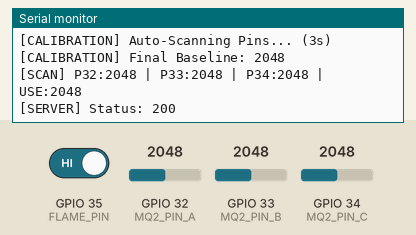
Bench run of a sketch on a simulated ESP32. Parts: the last lines printed to the serial monitor. Inputs (shaded band) come from the test bench; at power-on: GPIO 32 (MQ2_PIN_A) = 2048, GPIO 33 (MQ2_PIN_B) = 2048, GPIO 34 (MQ2_PIN_C) = 2048, GPIO 35 (FLAME_PIN) HIGH (analog values on the 0–4095 scale). WiFi joins after 1.5 s; servers stay silent unless stated; uploads are accepted with an empty reply.

Above: at 5.7 s.
5.8 s: GPIO 32 (MQ2_PIN_A) set to 2866
At 6.73 s:
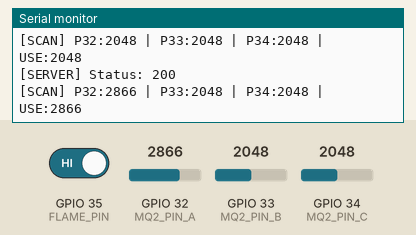
7.3 s: GPIO 33 (MQ2_PIN_B) set to 2866
At 8.73 s:
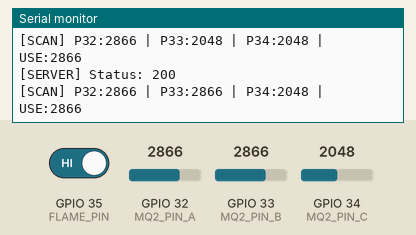
8.8 s: GPIO 34 (MQ2_PIN_C) set to 2866
At 9.3 s:
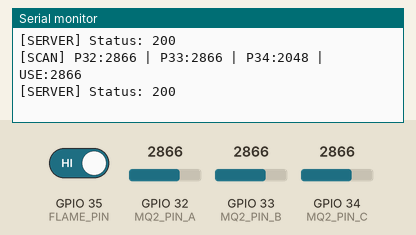
10.3 s: GPIO 32 (MQ2_PIN_A) set to 3603
At 11.6 s:
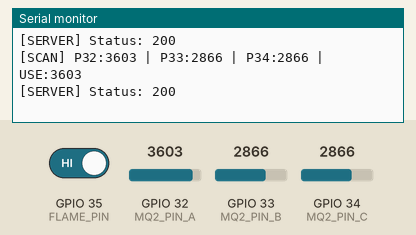
11.8 s: GPIO 33 (MQ2_PIN_B) set to 3603
At 13.2 s:
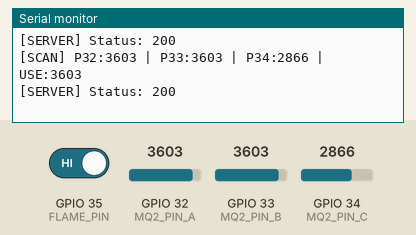
13.3 s: GPIO 34 (MQ2_PIN_C) set to 3603
At 15.6 s:
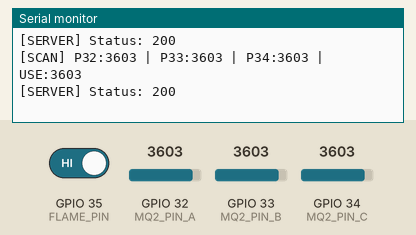
Timing chart, 0 to 15.8 s (numbered marks = the images above; inputs shaded):
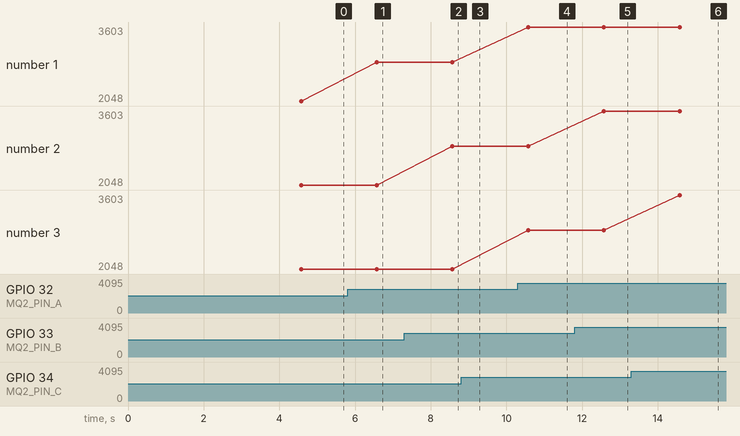

The sketch:

esp32_sensor_node.ino
```cpp
#include <WiFi.h>
#include <HTTPClient.h>

// ---------------- CONFIGURATION ---------------- //
const char* ssid = "saurabh";
const char* password = "12345678";

// Your server URL on port 3000
const String SERVER_URL = "http://172.20.194.160:3000/api/sensor-data";

// Hardware Pins
const int MQ2_PIN_A = 32;     // Analog Scan A
const int MQ2_PIN_B = 33;     // Analog Scan B
const int MQ2_PIN_C = 34;     // Analog Scan C
const int FLAME_PIN = 35;     // Digital Pin (Input Only)


// Timing Settings
const int UPDATE_INTERVAL = 2000;
unsigned long lastSendTime = 0;

int sensorBaseline = 0;
const int CALIBRATION_SAMPLES = 10; // 2s warmup
const int NOISE_SAMPLES = 10;       // Simple averaging (Jumper readings)


// ----------------------------------------------- //

void setup() {
  Serial.begin(115200);
  delay(1000);

  Serial.println("\n--- ESP32DEVKITV1 GAS MONITOR ---");
  analogSetAttenuation(ADC_11db);

  analogReadResolution(12);
  pinMode(FLAME_PIN, INPUT);

  connectWiFi();
  performCalibration();
}

void loop() {
  if (millis() - lastSendTime >= UPDATE_INTERVAL) {
    lastSendTime = millis();
    if (WiFi.status() == WL_CONNECTED) {
      sendSensorData();
    } else {
      connectWiFi();
    }
  }
}

void connectWiFi() {
  Serial.print("[WIFI] Connecting...");
  WiFi.begin(ssid, password);
  int attempts = 0;
  while (WiFi.status() != WL_CONNECTED && attempts < 20) {
    delay(500); Serial.print("."); attempts++;
  }
  if (WiFi.status() == WL_CONNECTED) {
    Serial.println("\n[WIFI] Connected! IP: " + WiFi.localIP().toString());
  }
}

void performCalibration() {
  Serial.println("[CALIBRATION] Auto-Scanning Pins... (3s)");
  long sumA = 0, sumB = 0, sumC = 0;

  for (int i = 0; i < CALIBRATION_SAMPLES; i++) {
    sumA += analogRead(MQ2_PIN_A);
    sumB += analogRead(MQ2_PIN_B);
    sumC += analogRead(MQ2_PIN_C);
    delay(200);
  }

  // Set baseline based on the active pin
  int baseA = sumA / CALIBRATION_SAMPLES;
  int baseB = sumB / CALIBRATION_SAMPLES;
  int baseC = sumC / CALIBRATION_SAMPLES;

  sensorBaseline = max(baseA, max(baseB, baseC));
  Serial.printf("[CALIBRATION] Final Baseline: %d\n", sensorBaseline);
}


int getAveragedReadings(int pin) {
  long sum = 0;
  for (int i = 0; i < NOISE_SAMPLES; i++) {
    sum += analogRead(pin);
    delay(2);
  }
  return sum / NOISE_SAMPLES;
}


void sendSensorData() {
  // 1. Scan multiple potential pins for the best signal
  int rawA = getAveragedReadings(MQ2_PIN_A);
  int rawB = getAveragedReadings(MQ2_PIN_B);
  int rawC = getAveragedReadings(MQ2_PIN_C);

  // Use the highest reading (where the sensor is actually plugged in)
  int rawGas = max(rawA, max(rawB, rawC));

  int flameState = digitalRead(FLAME_PIN);
  bool flameDetected = (flameState == LOW);

  // 2. Map Gas Level (More sensitive mapping)
  int gasLevel = (rawGas > sensorBaseline) ? (rawGas - sensorBaseline) : 0;
  int gasPPM = map(gasLevel, 0, 1500, 0, 1000);

  Serial.printf("[SCAN] P32:%d | P33:%d | P34:%d | USE:%d\n", rawA, rawB, rawC, rawGas);


  // 3. Send Data
  WiFiClient client;
  HTTPClient http;

  // FIXED: Explicitly use wifi client to resolve compilation errors
  http.begin(client, SERVER_URL);
  http.addHeader("Content-Type", "application/json");

  // 4. Build JSON
  String jsonPayload = "{";
  jsonPayload += "\"gasLevel\":" + String(gasLevel) + ",";
  jsonPayload += "\"gasPPM\":" + String(gasPPM) + ",";
  jsonPayload += "\"flameDetected\":" + String(flameDetected ? "true" : "false") + ",";
  jsonPayload += "\"rawLevel\":" + String(rawGas) + ",";
  jsonPayload += "\"ssid\":\"" + String(WiFi.SSID()) + "\",";
  jsonPayload += "\"rssi\":" + String(WiFi.RSSI()) + ",";
  jsonPayload += "\"ip\":\"" + WiFi.localIP().toString() + "\"";
  jsonPayload += "}";

  int httpResponseCode = http.POST(jsonPayload);

  if (httpResponseCode > 0) {
    Serial.print("[SERVER] Status: "); Serial.println(httpResponseCode);
  } else {
    Serial.print("[SERVER] Error: "); Serial.println(http.errorToString(httpResponseCode));
  }


  http.end();
}
```

Measured:
- after the input at 5.8 s, the serial monitor: prints a new line after 0.77 s (image 1)
- after the input at 7.3 s, the serial monitor: prints a new line after 1.3 s (image 2)
- after the input at 10.3 s, the serial monitor: prints a new line after 0.27 s (image 4)
- after the input at 11.8 s, the serial monitor: prints a new line after 0.77 s (image 5)
- after the input at 13.3 s, the serial monitor: prints a new line after 1.3 s (image 6)
- plotted number 1: 2048 → 2866 after the input at 5.8 s, 2866 → 3603 after the input at 10.3 s
